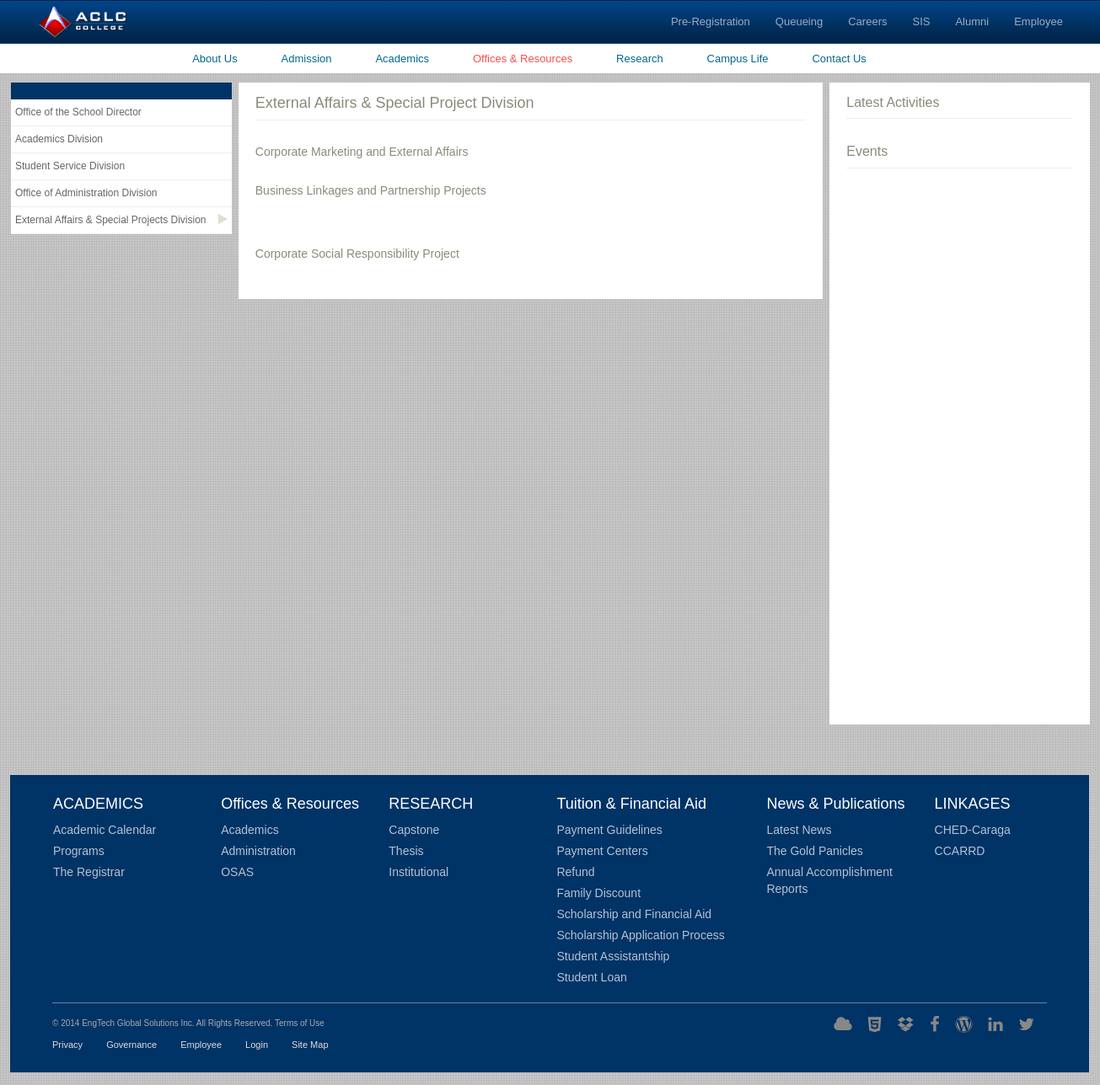
/index.php/public/office_resource/external_affairs_and_special_projects_division, run on the app's committed database.
### tables this page shows
CREATE TABLE `easp` (
  `easp_id` int(11) NOT NULL,
  `title` varchar(225) DEFAULT NULL,
  `content` text,
  `date_posted` date DEFAULT NULL,
  `ac_id` int(11) DEFAULT NULL
);

### application/controllers/public/office_resource.php (called while the page is built, shortened)
<?php
class Office_Resource extends CI_Controller {
    public function external_affairs_and_special_projects_division(){
        $data['info'] = $this->easp_data();
        $data['news'] = $this->load_news();
        $data['latest'] = $this->latest_act();
    	$this->load->view('public/or_external_affairs',$data);
    }
     public function easp_data(){
        $this->load->model('easp');
        $sd = new Easp;
        $getSD = $sd->get();
        return $getSD;
    }
      public function latest_act(){
        $this->load->model('sch_act');
        $sch = new Sch_Act;
        $sch->db->where("MONTHNAME(sch_act.date) = MONTHNAME(NOW())");
        $sch->db->order_by("sch_act.date","asc");
        $sch->db->limit(10);
        $getSch = $sch->get();
        return $getSch;
    }
    public function load_news(){
        $this->load->model('news_info');
        $ni = new News_Info;
        $ni->db->order_by("news_info.date_posted","asc");
        $ni = $ni->get();
        return $ni;
    }
}

### index.php (called while the page is built, shortened)
<?php
require_once BASEPATH.'core/CodeIgniter.php';

### application/core/MY_Model.php (called while the page is built, shortened)
<?php
	class MY_Model extends CI_Model{
		public function instatiate($qry_result){
			$toret = array();
			foreach ($qry_result as $row) {
				$model = new $class;
				$model->populate($row);
				$toret[$row->{$this::DB_TABLE_PK}] = $model;
			}
			return $toret;
		}
		public function get($limit = 0, $offset = 0){
			$this->db->select('*');
			$this->db->from($this::DB_TABLE);
			$qry = $this->db->get();
			$toret = $this->instatiate($qry->result());
			return $toret;
		}
	}

### application/views/public/or_external_affairs.php (the view, shortened to what this page needs)
<!DOCTYPE html>
<html lang="en">
<head>
  <link rel="stylesheet" href="<?= base_url()?>plugins/css/bootstrap.min.css">
  <link rel="stylesheet" href="<?= base_url()?>plugins/css/fontawesome/css/font-awesome.min.css">
  <link rel="stylesheet" href="<?= base_url()?>plugins/css/styles.css">
  <link rel="stylesheet" href="<?= base_url()?>plugins/plugins/owl_carousel/docs/assets/owlcarousel/assets/owl.carousel.min.css">
  <link rel="stylesheet" href="<?= base_url()?>plugins/plugins/owl_carousel/docs/assets/owlcarousel/assets/owl.theme.default.min.css">
</head>
<body>
	<nav class="navbar box-edge no-margin">
	  <div class="container-fluid">
	  		<div class="navbar-header">
		      <a class="navbar-brand" href="<?= base_url()?>""><img src="<?= base_url()?>plugins/images/logo.png" alt=""></a>
		    </div>
		    <div class="collapse navbar-collapse" id="myNavbar">
		      <ul class="nav navbar-nav navbar-right pr-20">
		        <li><a href="#" class="c-white f-12">Pre-Registration</a></li>
		        <li><a href="#" class="c-white f-12">Queueing</a></li>
		        <li><a href="#" class="c-white f-12">Careers</a></li>
		        <li><a href="#" class="c-white f-12">SIS</a></li>
		        <li><a href="#" class="c-white f-12">Alumni</a></li>
		        <li><a href="#" class="c-white f-12">Employee</a></li>
		      </ul>
		    </div>
	  </div>
	</nav>
	<nav class="main-nav hidden-xs mb-10">
		<div class="container">
			<ul class="center-text inline-block">
				<li ><a href="<?= base_url()?>index.php/public/about_us">About Us</a></li>
				<li ><a href="<?= base_url()?>index.php/public/admission">Admission</a></li>
				<li><a href="<?= base_url()?>index.php/public/academic">Academics</a></li>
				<li class="active"><a href="<?= base_url()?>index.php/public/office_resource">Offices &amp; Resources</a></li>
				<li><a href="<?= base_url()?>index.php/public/research">Research</a></li>
				<li><a href="<?= base_url()?>index.php/public/campus_life">Campus Life</a></li>
				<li><a href="<?= base_url()?>index.php/public/contact_us">Contact Us</a></li>
			</ul>
		</div>
	</nav>
	<div class="main-content">
		<div class="container">
			<div class="admission-main mb-30">
				<div class="row" style="padding-bottom: 30px;">
					<div class="col-md-5 pr-0">
						<div class="admission-leftpane bg-white">
							<div class="head-blue ptb-10 bg-blue"></div>
							<ul style="padding:0;">
								<li><a href="<?= base_url()?>index.php/public/office_resource/office_school_director">Office of the School Director</a><i class="fa fa-play"></i></li>
								<li ><a href="<?= base_url()?>index.php/public/office_resource">Academics Division</a><i class="fa fa-play"></i></li>
								<li><a href="<?= base_url()?>index.php/public/office_resource/student_service_division">Student Service Division</a><i class="fa fa-play"></i></li>
								<li><a href="<?= base_url()?>index.php/public/office_resource/office_administration_division">Office of Administration Division</a><i class="fa fa-play"></i></li>
								<li class="dd active"><a href="<?= base_url()?>index.php/public/office_resource/external_affairs_and_special_projects_division"">External Affairs & Special Projects Division</a><i class="fa fa-play"></i>
								</li>
							</ul>
						</div>
					</div>
					<div class="col-md-13 pr-0">
						<div class="or bg-white ptb-15">
							<h3 class="normal c-gray f-18 mb-15 bb pb-10">External Affairs &amp; Special Project Division</h3>
							<div class="mb-30" id="cm">
								<?php foreach($info as $key => $value): ?>
									<?php if($value->title == "Corporate Marketing and External Affairs"):?>
										<div class="mb-30" id="qms">
											<h4 class="c-gray f-14"><?= $value->title; ?></h4>
										</div>
									<?php endif;?>
								<?php endforeach;?>
							</div>
							<div class="mb-30" id="bl">
								<?php foreach($info as $key => $value): ?>
									<?php if($value->title == "Business Linkages and Partnership Projects"):?>
										<div class="mb-30" id="qms">
											<h4 class="c-gray f-14"><?= $value->title; ?></h4>
											<?= $value->content; ?>
										</div>
									<?php endif;?>
								<?php endforeach;?>
							</div>
							<div class="mb-30" id="csr">
								<?php foreach($info as $key => $value): ?>
									<?php if($value->title == "Corporate Social Responsibility Project"):?>
										<div class="mb-30" id="qms">
											<h4 class="c-gray f-14"><?= $value->title; ?></h4>
										</div>
									<?php endif;?>
								<?php endforeach;?>
							</div>
						</div>
					</div>
					<div class="col-md-6">
						<div class="ptb-15 bg-white">
							<h3 class="normal c-gray f-16 mb-15 bb pb-10">Latest Activities</h3>
							<h3 class="normal c-gray f-16 mb-15 bb pb-10">Events</h3>
							<div class="mb-30" style="height:600px;overflow: auto;">
							</div>
						</div>
					</div>
				</div>
			</div>
			<footer>
				<div class="links bbw pb-15 mb-15">
					<div class="row">
						<div class="col-md-4">
							<h4>ACADEMICS</h4>
							<ul>
								<li><a href="">Academic Calendar</a></li>
								<li><a href="">Programs</a></li>
								<li><a href="">The Registrar</a></li>
							</ul>
						</div>
						<div class="col-md-4">
							<h4>Offices & Resources</h4>
							<ul>
								<li><a href="">Academics</a></li>
								<li><a href="">Administration</a></li>
								<li><a href="">OSAS</a></li>
							</ul>
						</div>
						<div class="col-md-4">
							<h4>RESEARCH</h4>
							<ul>
								<li><a href="">Capstone</a></li>
								<li><a href="">Thesis</a></li>
								<li><a href="">Institutional</a></li>
							</ul>
						</div>
						<div class="col-md-5">
							<h4>Tuition & Financial Aid</h4>
							<ul>
								<li><a href="">Payment Guidelines</a></li>
								<li><a href="">Payment Centers</a></li>
								<li><a href="">Refund</a></li>
								<li><a href="">Family Discount</a></li>
								<li><a href="">Scholarship and Financial Aid</a></li>
								<li><a href="">Scholarship Application Process</a></li>
								<li><a href="">Student Assistantship</a></li>
								<li><a href="">Student Loan</a></li>
							</ul>
						</div>
						<div class="col-md-4">
							<h4>News & Publications</h4>
							<ul>
								<li><a href="">Latest News</a></li>
								<li><a href="">The Gold Panicles</a></li>
								<li><a href="">Annual Accomplishment Reports</a></li>
							</ul>
						</div>
						<div class="col-md-3">
							<h4>LINKAGES</h4>
							<ul>
								<li><a href="">CHED-Caraga</a></li>
								<li><a href="">CCARRD</a></li>
							</ul>
						</div>
					</div>
				</div>
				<div class="footer oh">
					<div class="pull-left left">
						<p class='f-10 c-lgray mb-10'>© 2014 EngTech Global Solutions Inc. All Rights Reserved. Terms of Use</p>
						<ul class="inline-block f-11">
							<li><a href="">Privacy</a></li>
							<li><a href="">Governance</a></li>
							<li><a href="">Employee</a></li>
							<li><a href="">Login</a></li>
							<li><a href="">Site Map</a></li>
						</ul>
					</div>
					<div class="pull-right right">
						<ul class="inline-block">
							<li><a href="" class="fa fa-cloud"></a></li>
							<li><a href="" class="fa fa-html5"></a></li>
							<li><a href="" class="fa fa-dropbox"></a></li>
							<li><a href="" class="fa fa-facebook-f"></a></li>
							<li><a href="" class="fa fa-wordpress"></a></li>
							<li><a href="" class="fa fa-linkedin"></a></li>
							<li><a href="" class="fa fa-twitter"></a></li>
						</ul>
					</div>
				</div>
			</footer>
		</div>
	</div>
</body>
</html>

### application/views/public/or_external_affairs.php (style rules this page uses)
.dd { overflow: show !important; }

### data on the page
easp: title "Corporate Marketing and External Affairs"
easp: title "Business Linkages and Partnership Projects"
easp: title "Corporate Social Responsibility Project"
